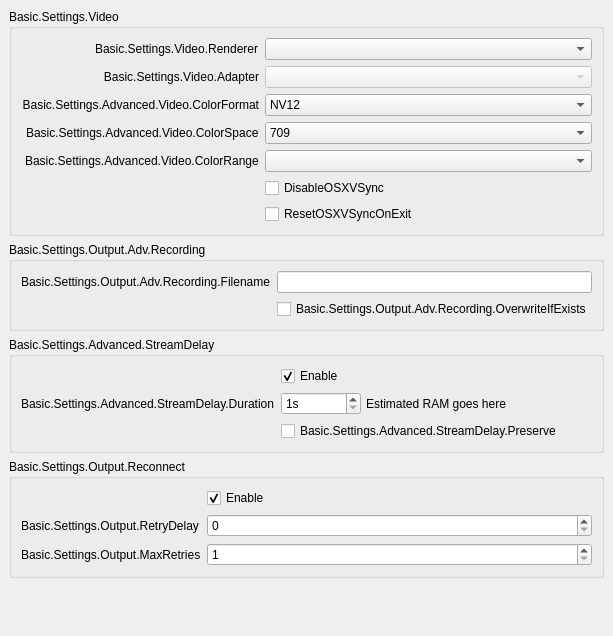
           <widget class="QWidget" name="scrollAreaWidgetContents">
            <property name="geometry">
             <rect>
              <x>0</x>
              <y>0</y>
              <width>559</width>
              <height>563</height>
             </rect>
            </property>
            <layout class="QVBoxLayout" name="verticalLayout_16">
             <property name="leftMargin">
              <number>0</number>
             </property>
             <property name="topMargin">
              <number>0</number>
             </property>
             <property name="rightMargin">
              <number>0</number>
             </property>
             <property name="bottomMargin">
              <number>9</number>
             </property>
             <item alignment="Qt::AlignTop">
              <widget class="QWidget" name="widget_11" native="true">
               <layout class="QVBoxLayout" name="verticalLayout_17">
                <item>
                 <widget class="QGroupBox" name="advancedVideoContainer">
                  <property name="title">
                   <string>Basic.Settings.Video</string>
                  </property>
                  <layout class="QFormLayout" name="formLayout_14">
                   <property name="fieldGrowthPolicy">
                    <enum>QFormLayout::AllNonFixedFieldsGrow</enum>
                   </property>
                   <property name="labelAlignment">
                    <set>Qt::AlignRight|Qt::AlignTrailing|Qt::AlignVCenter</set>
                   </property>
                   <item row="2" column="0">
                    <widget class="QLabel" name="label_30">
                     <property name="minimumSize">
                      <size>
                       <width>0</width>
                       <height>0</height>
                      </size>
                     </property>
                     <property name="text">
                      <string>Basic.Settings.Advanced.Video.ColorFormat</string>
                     </property>
                     <property name="alignment">
                      <set>Qt::AlignRight|Qt::AlignTrailing|Qt::AlignVCenter</set>
                     </property>
                     <property name="buddy">
                      <cstring>colorFormat</cstring>
                     </property>
                    </widget>
                   </item>
                   <item row="2" column="1">
                    <widget class="QComboBox" name="colorFormat">
                     <item>
                      <property name="text">
                       <string notr="true">NV12</string>
                      </property>
                     </item>
                     <item>
                      <property name="text">
                       <string notr="true">I420</string>
                      </property>
                     </item>
                     <item>
                      <property name="text">
                       <string>I444</string>
                      </property>
                     </item>
                     <item>
                      <property name="text">
                       <string notr="true">RGB</string>
                      </property>
                     </item>
                    </widget>
                   </item>
                   <item row="4" column="0">
                    <widget class="QLabel" name="label_34">
                     <property name="text">
                      <string>Basic.Settings.Advanced.Video.ColorRange</string>
                     </property>
                     <property name="buddy">
                      <cstring>colorRange</cstring>
                     </property>
                    </widget>
                   </item>
                   <item row="4" column="1">
                    <widget class="QComboBox" name="colorRange"/>
                   </item>
                   <item row="3" column="0">
                    <widget class="QLabel" name="label_33">
                     <property name="text">
                      <string>Basic.Settings.Advanced.Video.ColorSpace</string>
                     </property>
                     <property name="buddy">
                      <cstring>colorSpace</cstring>
                     </property>
                    </widget>
                   </item>
                   <item row="3" column="1">
                    <widget class="QComboBox" name="colorSpace">
                     <item>
                      <property name="text">
                       <string notr="true">709</string>
                      </property>
                     </item>
                     <item>
                      <property name="text">
                       <string notr="true">601</string>
                      </property>
                     </item>
                    </widget>
                   </item>
                   <item row="0" column="0">
                    <widget class="QLabel" name="rendererLabel">
                     <property name="text">
                      <string>Basic.Settings.Video.Renderer</string>
                     </property>
                     <property name="buddy">
                      <cstring>renderer</cstring>
                     </property>
                    </widget>
                   </item>
                   <item row="0" column="1">
                    <widget class="QComboBox" name="renderer">
                     <property name="currentText">
                      <string notr="true"/>
                     </property>
                    </widget>
                   </item>
                   <item row="1" column="0">
                    <widget class="QLabel" name="adapterLabel">
                     <property name="text">
                      <string>Basic.Settings.Video.Adapter</string>
                     </property>
                     <property name="alignment">
                      <set>Qt::AlignRight|Qt::AlignTrailing|Qt::AlignVCenter</set>
                     </property>
                     <property name="buddy">
                      <cstring>adapter</cstring>
                     </property>
                    </widget>
                   </item>
                   <item row="1" column="1">
                    <widget class="QComboBox" name="adapter">
                     <property name="enabled">
                      <bool>false</bool>
                     </property>
                     <property name="currentText">
                      <string notr="true"/>
                     </property>
                    </widget>
                   </item>
                   <item row="5" column="1">
                    <widget class="QCheckBox" name="disableOSXVSync">
                     <property name="text">
                      <string>DisableOSXVSync</string>
                     </property>
                    </widget>
                   </item>
                   <item row="6" column="1">
                    <widget class="QCheckBox" name="resetOSXVSync">
                     <property name="text">
                      <string>ResetOSXVSyncOnExit</string>
                     </property>
                    </widget>
                   </item>
                  </layout>
                 </widget>
                </item>
                <item>
                 <widget class="QGroupBox" name="groupBox_6">
                  <property name="title">
                   <string>Basic.Settings.Output.Adv.Recording</string>
                  </property>
                  <layout class="QFormLayout" name="formLayout_17">
                   <item row="0" column="0">
                    <widget class="QLabel" name="label_7">
                     <property name="text">
                      <string>Basic.Settings.Output.Adv.Recording.Filename</string>
                     </property>
                    </widget>
                   </item>
                   <item row="0" column="1">
                    <widget class="QLineEdit" name="filenameFormatting"/>
                   </item>
                   <item row="1" column="1">
                    <widget class="QCheckBox" name="overwriteIfExists">
                     <property name="text">
                      <string>Basic.Settings.Output.Adv.Recording.OverwriteIfExists</string>
                     </property>
                    </widget>
                   </item>
                  </layout>
                 </widget>
                </item>
                <item>
                 <widget class="QGroupBox" name="groupBox_5">
                  <property name="title">
                   <string>Basic.Settings.Advanced.StreamDelay</string>
                  </property>
                  <layout class="QFormLayout" name="formLayout_18">
                   <item row="0" column="1">
                    <widget class="QCheckBox" name="streamDelayEnable">
                     <property name="text">
                      <string>Enable</string>
                     </property>
                     <property name="checked">
                      <bool>true</bool>
                     </property>
                    </widget>
                   </item>
                   <item row="1" column="0">
                    <widget class="QLabel" name="label_56">
                     <property name="text">
                      <string>Basic.Settings.Advanced.StreamDelay.Duration</string>
                     </property>
                     <property name="buddy">
                      <cstring>streamDelaySec</cstring>
                     </property>
                    </widget>
                   </item>
                   <item row="1" column="1">
                    <widget class="QWidget" name="widget_12" native="true">
                     <property name="enabled">
                      <bool>true</bool>
                     </property>
                     <layout class="QHBoxLayout" name="horizontalLayout_13">
                      <property name="spacing">
                       <number>5</number>
                      </property>
                      <property name="leftMargin">
                       <number>0</number>
                      </property>
                      <property name="topMargin">
                       <number>0</number>
                      </property>
                      <property name="rightMargin">
                       <number>0</number>
                      </property>
                      <property name="bottomMargin">
                       <number>0</number>
                      </property>
                      <item>
                       <widget class="QSpinBox" name="streamDelaySec">
                        <property name="enabled">
                         <bool>true</bool>
                        </property>
                        <property name="sizePolicy">
                         <sizepolicy hsizetype="Maximum" vsizetype="Fixed">
                          <horstretch>0</horstretch>
                          <verstretch>0</verstretch>
                         </sizepolicy>
                        </property>
                        <property name="minimumSize">
                         <size>
                          <width>80</width>
                          <height>0</height>
                         </size>
                        </property>
                        <property name="suffix">
                         <string notr="true">s</string>
                        </property>
                        <property name="minimum">
                         <number>1</number>
                        </property>
                        <property name="maximum">
                         <number>1800</number>
                        </property>
                       </widget>
                      </item>
                      <item>
                       <widget class="QLabel" name="streamDelayInfo">
                        <property name="text">
                         <string notr="true">Estimated RAM goes here</string>
                        </property>
                       </widget>
                      </item>
                     </layout>
                    </widget>
                   </item>
                   <item row="2" column="1">
                    <widget class="QCheckBox" name="streamDelayPreserve">
                     <property name="text">
                      <string>Basic.Settings.Advanced.StreamDelay.Preserve</string>
                     </property>
                    </widget>
                   </item>
                  </layout>
                 </widget>
                </item>
                <item>
                 <widget class="QGroupBox" name="groupBox_7">
                  <property name="title">
                   <string>Basic.Settings.Output.Reconnect</string>
                  </property>
                  <layout class="QFormLayout" name="formLayout_19">
                   <property name="fieldGrowthPolicy">
                    <enum>QFormLayout::AllNonFixedFieldsGrow</enum>
                   </property>
                   <item row="1" column="0">
                    <widget class="QLabel" name="label_17">
                     <property name="text">
                      <string>Basic.Settings.Output.RetryDelay</string>
                     </property>
                     <property name="buddy">
                      <cstring>reconnectRetryDelay</cstring>
                     </property>
                    </widget>
                   </item>
                   <item row="0" column="1">
                    <widget class="QCheckBox" name="reconnectEnable">
                     <property name="text">
                      <string>Enable</string>
                     </property>
                     <property name="checked">
                      <bool>true</bool>
                     </property>
                    </widget>
                   </item>
                   <item row="1" column="1">
                    <widget class="QSpinBox" name="reconnectRetryDelay">
                     <property name="maximum">
                      <number>30</number>
                     </property>
                    </widget>
                   </item>
                   <item row="2" column="0">
                    <widget class="QLabel" name="label_22">
                     <property name="text">
                      <string>Basic.Settings.Output.MaxRetries</string>
                     </property>
                     <property name="buddy">
                      <cstring>reconnectMaxRetries</cstring>
                     </property>
                    </widget>
                   </item>
                   <item row="2" column="1">
                    <widget class="QSpinBox" name="reconnectMaxRetries">
                     <property name="minimum">
                      <number>1</number>
                     </property>
                     <property name="maximum">
                      <number>10000</number>
                     </property>
                    </widget>
                   </item>
                  </layout>
                 </widget>
                </item>
                <item>
                 <widget class="QLabel" name="advancedMsg">
                  <property name="styleSheet">
                   <string notr="true">color: rgb(255, 0, 4);</string>
                  </property>
                  <property name="text">
                   <string notr="true"/>
                  </property>
                  <property name="wordWrap">
                   <bool>true</bool>
                  </property>
                 </widget>
                </item>
                <item>
                 <widget class="QLabel" name="advancedMsg2">
                  <property name="styleSheet">
                   <string notr="true">color: rgb(255, 0, 4);</string>
                  </property>
                  <property name="text">
                   <string notr="true"/>
                  </property>
                  <property name="wordWrap">
                   <bool>true</bool>
                  </property>
                 </widget>
                </item>
               </layout>
              </widget>
             </item>
            </layout>
           </widget>
